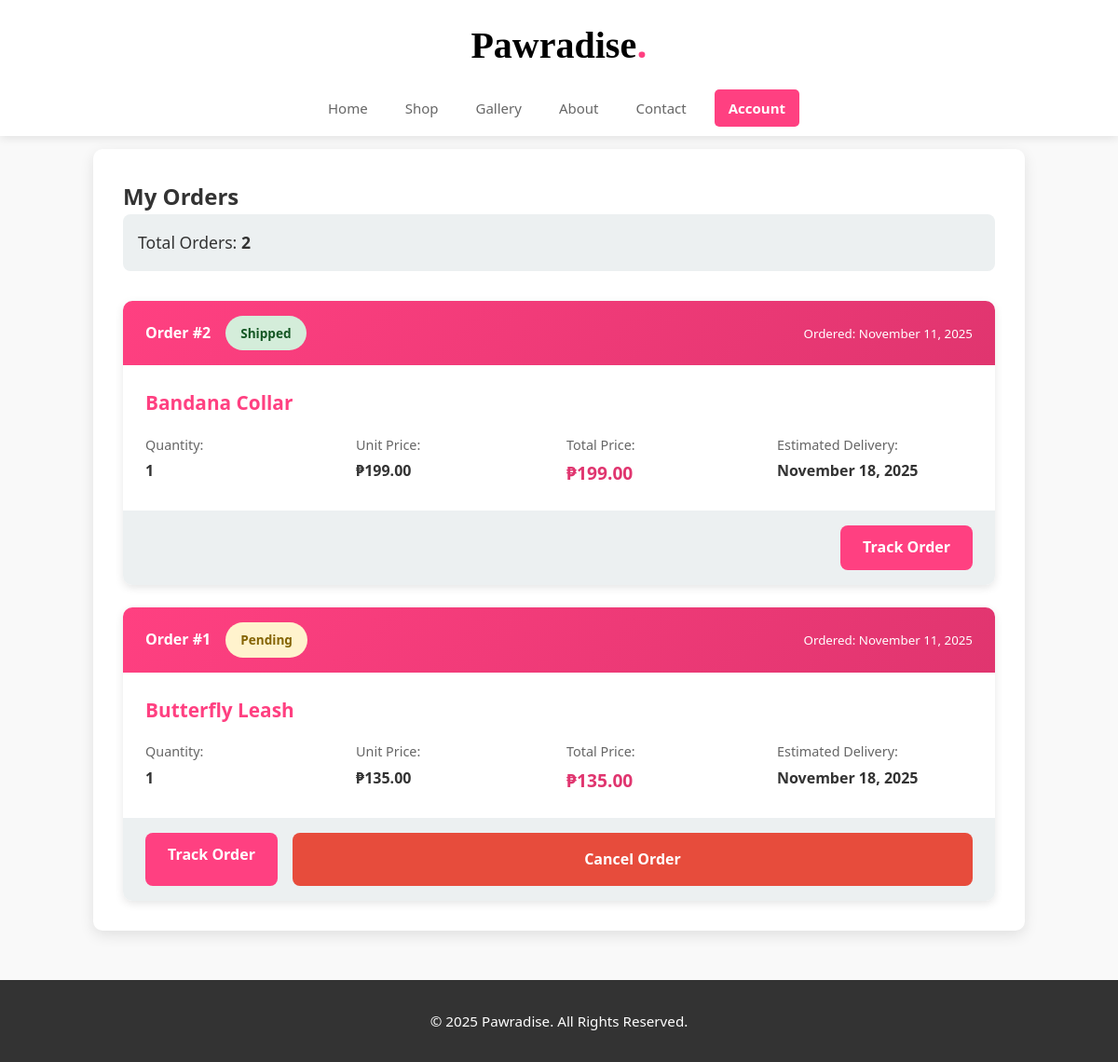
Screenshot of /orders (signed in) with the database file from the repository.
### app.py (models this page shows)
class Order(db.Model):
    id = db.Column(db.Integer, primary_key=True)
    user_id = db.Column(db.Integer, db.ForeignKey('user.id'))
    product_id = db.Column(db.Integer, db.ForeignKey('product.id'), nullable=True)
    product_name = db.Column(db.String(100))
    quantity = db.Column(db.Integer)
    unit_price = db.Column(db.Float)
    total_price = db.Column(db.Float)
    customer_name = db.Column(db.String(100))
    address = db.Column(db.Text)
    contact_number = db.Column(db.String(20))
    payment_method = db.Column(db.String(50))
    date_of_purchase = db.Column(db.DateTime, default=datetime.utcnow)
    estimated_delivery = db.Column(db.DateTime)
    status = db.Column(db.String(50), default="Pending")

### app.py (the view)
@app.route('/orders')
@login_required
def orders():
    orders_list = Order.query.filter_by(user_id=session['user_id']).order_by(Order.date_of_purchase.desc()).all()
    return render_template('orders.html', orders=orders_list)

### app.py (called while the page is built)
@app.context_processor
def utility_processor():
    return dict(timedelta=timedelta, now=datetime.utcnow)

def login_required(f):
    @wraps(f)
    def decorated_function(*args, **kwargs):
        if 'username' not in session:
            flash('Please login to access this page.', 'error')
            return redirect(url_for('login'))
        return f(*args, **kwargs)
    return decorated_function

### templates/orders.html (shortened to what this page needs)
{% extends "base.html" %}
{% block content %}
<section class="orders">
  <h2>My Orders</h2>
  {% if orders %}
  <div class="orders-summary">
    <p>Total Orders: <strong>{{ orders|length }}</strong></p>
  </div>
  <div class="order-list">
    {% for order in orders %}
    <div class="order-card">
      <div class="order-header">
        <div class="order-id">
          <strong>Order #{{ order.id }}</strong>
          <span class="status-badge status-{{ order.status.lower() }}">{{ order.status }}</span>
        </div>
        <div class="order-date">
          <small>Ordered: {{ order.date_of_purchase.strftime("%B %d, %Y") }}</small>
        </div>
      </div>
      <div class="order-body">
        <div class="order-product">
          <h4>{{ order.product_name }}</h4>
          <div class="order-details">
            <div class="detail-item">
              <span class="label">Quantity:</span>
              <span class="value">{{ order.quantity }}</span>
            </div>
            <div class="detail-item">
              <span class="label">Unit Price:</span>
              <span class="value">₱{{ "%.2f"|format(order.unit_price) }}</span>
            </div>
            <div class="detail-item">
              <span class="label">Total Price:</span>
              <span class="value price">₱{{ "%.2f"|format(order.total_price) }}</span>
            </div>
            <div class="detail-item">
              <span class="label">Estimated Delivery:</span>
              <span class="value">{{ order.estimated_delivery.strftime("%B %d, %Y") }}</span>
            </div>
          </div>
        </div>
      </div>
      <div class="order-footer">
        <a href="{{ url_for('track_order', order_id=order.id) }}" class="track-btn">
           Track Order
        </a>
        {% if order.status in ['Pending', 'Confirmed'] and session.get('role') == 'customer' %}
        <a href="{{ url_for('customer_cancel_order', id=order.id) }}"
           class="cancel-btn"
           onclick="return confirm('Are you sure you want to cancel this order?')">
          Cancel Order
        </a>
        {% endif %}
      </div>
    </div>
    {% endfor %}
  </div>
  {% else %}
  <div class="empty-orders">
    <h3>No orders yet</h3>
    <p>You haven't purchased anything yet. Start shopping!</p>
    <a href="{{ url_for('shop') }}" class="shop-now-btn">Browse Products</a>
  </div>
  {% endif %}
</section>
{% endblock %}

### static/styles.css (style rules this page uses)
* { margin: 0; padding: 0; box-sizing: border-box; font-family: 'Segoe UI', Tahoma, Geneva, Verdana, sans-serif; }
:root { --primary-color: #ff4081; --secondary-color: #e0356f; --accent-color: #ffc0cb; --dark-bg: #2c3e50; --light-bg: #ecf0f1; --success: #27ae60; --error: #e74c3c; --warning: #f39c12; --text-dark: #333; --text-light: #fff; }
body { background: #f9f9f9; color: var(--text-dark); line-height: 1.6; }
.price, .subtotal { color: var(--secondary-color); font-weight: bold; }
.cancel-btn { background: #95a5a6; color: white; padding: 1rem 2rem; border-radius: 8px; text-decoration: none; font-weight: bold; transition: all 0.3s; text-align: center; flex: 1; }
.orders, .track-order-section { padding: 2rem; background: white; border-radius: 10px; margin: 120px auto 2rem; max-width: 1000px; box-shadow: 0 5px 15px rgba(0,0,0,0.1); }
.orders-summary { background: var(--light-bg); padding: 1rem; border-radius: 8px; margin-bottom: 2rem; font-size: 1.1rem; }
.order-list { display: flex; flex-direction: column; gap: 1.5rem; }
.order-card { background: white; border-radius: 10px; box-shadow: 0 3px 10px rgba(0,0,0,0.1); overflow: hidden; transition: all 0.3s; }
.order-header { background: linear-gradient(135deg, var(--primary-color), var(--secondary-color)); color: white; padding: 1rem 1.5rem; display: flex; justify-content: space-between; align-items: center; flex-wrap: wrap; }
.order-id { display: flex; align-items: center; gap: 1rem; }
.order-body { padding: 1.5rem; }
.order-product h4 { color: var(--primary-color); margin-bottom: 1rem; font-size: 1.3rem; }
.order-details { display: grid; grid-template-columns: repeat(auto-fit, minmax(150px, 1fr)); gap: 1rem; margin-top: 1rem; }
.detail-item { display: flex; flex-direction: column; gap: 0.3rem; }
.detail-item .label { color: #666; font-size: 0.9rem; }
.detail-item .value { font-weight: bold; color: var(--text-dark); }
.detail-item .value.price { color: var(--secondary-color); font-size: 1.2rem; }
.order-footer { padding: 1rem 1.5rem; background: var(--light-bg); display: flex; gap: 1rem; justify-content: flex-end; }
.track-btn { background: var(--primary-color); color: white; padding: 0.7rem 1.5rem; border-radius: 8px; text-decoration: none; font-weight: bold; transition: all 0.3s; }
.cancel-btn { background: var(--error); color: white; }
.status-badge { padding: 0.5rem 1rem; border-radius: 20px; font-size: 0.85rem; font-weight: bold; display: inline-block; }
.status-pending { background: #fff3cd; color: #856404; }
.status-shipped { background: #d4edda; color: #155724; }
html, body { height: 100%; display: flex; flex-direction: column; }

### rows the page displays
Order: id "2", status "Shipped", date_of_purchase "November 11, 2025", product_name "Bandana Collar", quantity "1", unit_price "199.00", total_price "199.00", estimated_delivery "November 18, 2025"
Order: id "1", status "Pending", date_of_purchase "November 11, 2025", product_name "Butterfly Leash", quantity "1", unit_price "135.00", total_price "135.00", estimated_delivery "November 18, 2025"

### other values shown
{{ orders|length }} "2"
